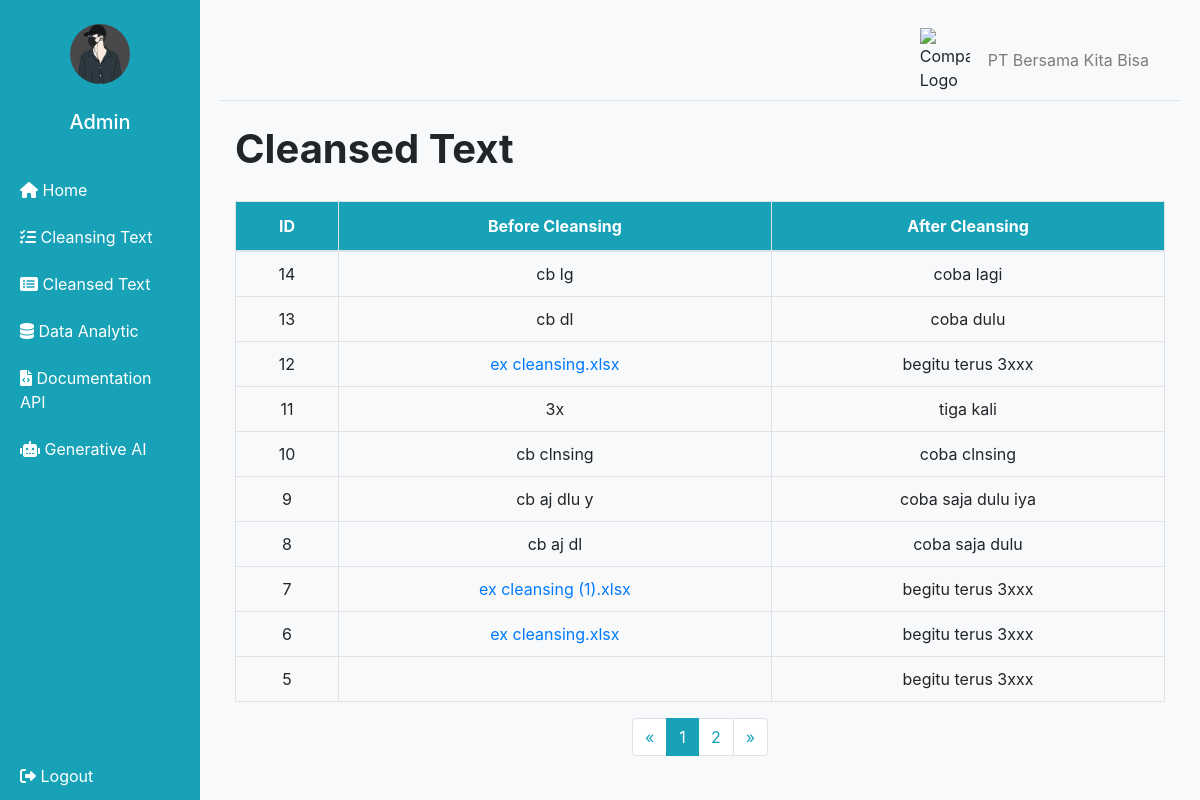
The app's page /normalisasi_list (signed in), older data.
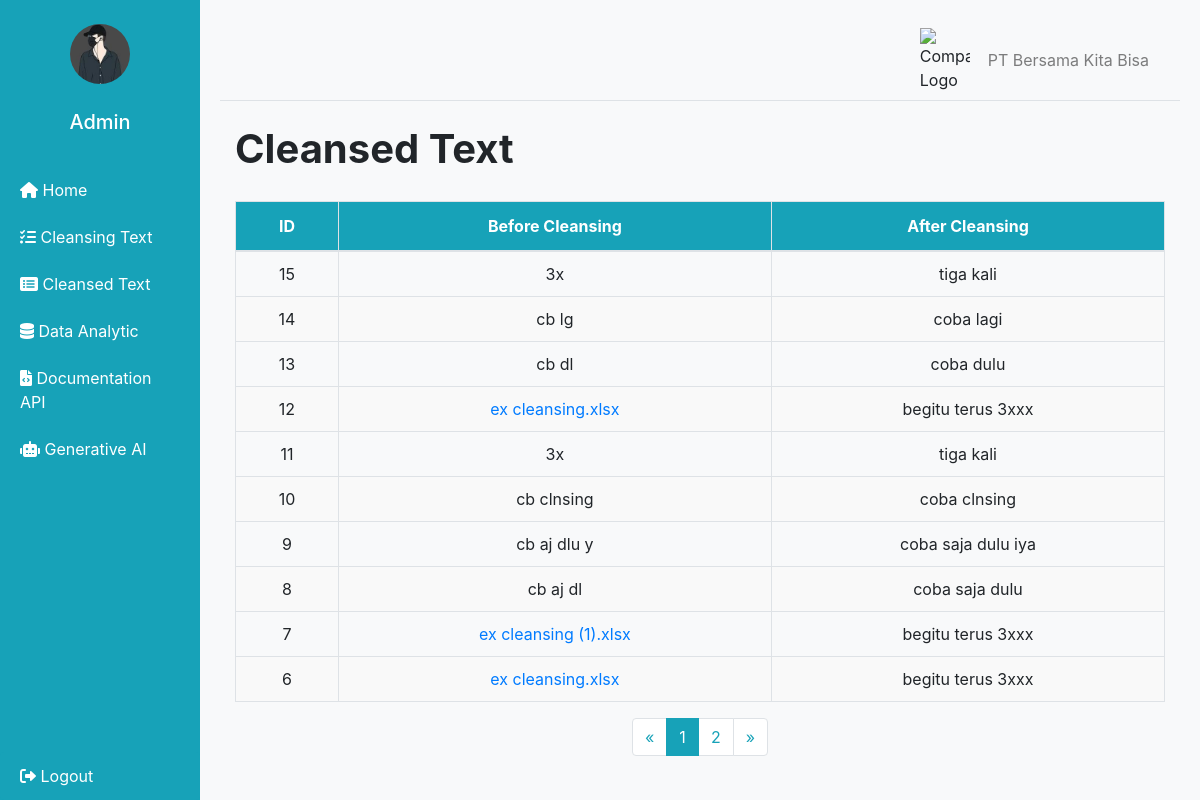
The same page, newer data.
### tables this page shows
CREATE TABLE normalisasi (
            id INTEGER PRIMARY KEY AUTOINCREMENT,
            input_text TEXT NOT NULL,
            output_text TEXT NOT NULL
        );

### app.py (the view)
@app.route('/normalisasi_list')
def normalisasi_list():
    if 'username' not in session:
        return redirect(url_for('login'))
    try:
        page, per_page, offset = get_page_args(page_parameter='page', per_page_parameter='per_page')
        conn = sqlite3.connect('normalisasi.db')
        c = conn.cursor()
        c.execute('SELECT * FROM normalisasi ORDER BY id DESC LIMIT ? OFFSET ?', (per_page, offset))
        rows = c.fetchall()
        c.execute('SELECT COUNT(*) FROM normalisasi')
        total = c.fetchone()[0]
        conn.close()
        result = []
        for row in rows:
            is_file = row[1].endswith('.txt') or row[1].endswith('.xls') or row[1].endswith('.xlsx')
            result.append({'id': row[0], 'input_text': row[1], 'output_text': row[2], 'is_file': is_file})
        pagination = Pagination(page=page, per_page=per_page, total=total, css_framework='bootstrap4')
        return render_template('normalisasi_list.html',
                               normalisasi_list=result,
                               page=page,
                               per_page=per_page,
                               pagination=pagination)
    except Exception as e:
        print(e)
        return str(e), 500

### app.py (called while the page is built)
@app.before_request
def before_request():
    if 'username' not in session and request.endpoint not in ['login', 'static']:
        return redirect(url_for('login'))

### templates/normalisasi_list.html (shortened to what this page needs)
<!DOCTYPE html>
<html lang="en">
<head>
    <link rel="stylesheet" href="https://maxcdn.bootstrapcdn.com/bootstrap/4.0.0/css/bootstrap.min.css">
    <link href="{{ url_for('static', filename='css/dashboard.css') }}" rel="stylesheet">
    <link rel="stylesheet" href="https://cdnjs.cloudflare.com/ajax/libs/font-awesome/6.0.0-beta3/css/all.min.css">
</head>
<body>
    <div class="d-flex" id="wrapper">
        <div id="sidebar-wrapper">
            <div class="sidebar-heading text-white py-4">
                <img src="{{ url_for('static', filename='img/profile.jpg') }}" alt="Profile Image" class="profile-image">
                <h5 class="mt-3">Admin</h5>
            </div>
            <div class="list-group list-group-flush">
                <a href="/" class="list-group-item list-group-item-action text-white"><i class="fas fa-home"></i> Home</a>
                <a href="/process_normalisasi" data-toggle="modal" data-target="#normalisasiModal" class="list-group-item list-group-item-action text-white"><i class="fas fa-tasks"></i> Cleansing Text</a>
                <a href="/normalisasi_list" class="list-group-item list-group-item-action text-white"><i class="fas fa-list-alt"></i> Cleansed Text</a>
                <a href="/saved_charts" class="list-group-item list-group-item-action text-white"><i class="fas fa-database"></i> Data Analytic</a>
                <a href="/documentation_api" class="list-group-item list-group-item-action text-white"><i class="fas fa-file-code"></i> Documentation API</a>
                <a href="/chat" class="list-group-item list-group-item-action text-white"><i class="fas fa-robot"></i> Generative AI</a>
            </div>
            <div>
                <a href="#" data-toggle="modal" data-target="#logoutModal" class="list-group-item list-group-item-action text-white"><i class="fas fa-sign-out-alt"></i> Logout</a>
            </div>
        </div>
        <div id="page-content-wrapper" class="container-fluid">
            <nav class="navbar navbar-expand-lg navbar-light bg-light border-bottom">
                <div class="container-fluid">
                    <div class="d-flex align-items-center w-100" style="justify-content: flex-end;">
                        <img src="{{ url_for('static', filename='img/company_logo.png') }}" alt="Company Logo" class="company-logo">
                        <span class="navbar-text ml-2">
                            PT Bersama Kita Bisa
                        </span>
                    </div>
                </div>
            </nav>
            <div class="container-fluid">
                <h1 class="mt-4">Cleansed Text</h1>
                <div class="table-responsive">
                    <table class="table table-bordered table-hover">
                        <thead>
                            <tr>
                                <th>ID</th>
                                <th>Before Cleansing</th>
                                <th>After Cleansing</th>
                            </tr>
                        </thead>
                        <tbody>
                            {% for item in normalisasi_list %}
                            <tr>
                                <td>{{ item.id }}</td>
                                <td>
                                    {% if item.is_file %}
                                    <a href="{{ url_for('download_file', filename=item.input_text) }}">{{ item.input_text }}</a>
                                    {% else %}
                                    {{ item.input_text }}
                                    {% endif %}
                                </td>
                                <td>{{ item.output_text }}</td>
                            </tr>
                            {% endfor %}
                        </tbody>
                    </table>
                </div>
                <div class="d-flex justify-content-center">
                    {{ pagination.links }}
                </div>
            </div>
        </div>
    </div>
</body>
</html>

### static/css/dashboard.css (style rules this page uses)
body { margin: 0; padding: 0; height: 100%; background-color: #f8f9fa; }
#sidebar-wrapper { min-height: 100vh; background-color: #17a2b8; color: #fff; display: flex; flex-direction: column; position: fixed; top: 0; left: 0; width: 200px; height: 100vh; overflow-y: auto; }
#wrapper { position: center; display: flex; width: 100%; align-items: stretch; }
#page-content-wrapper { padding: 20px; margin-left: 200px; width: calc(100% - 200px); }
.list-group-flush { flex-grow: 1; }
#page-content-wrapper { flex: 1; padding: 20px; }
.list-group-item { border: none; background-color: #17a2b8; color: white; }
.sidebar-heading { text-align: center; padding: 1.5rem 1.5rem; font-size: 1.25rem; display: flex; flex-direction: column; align-items: center; }
.sidebar-heading .profile-image { width: 60px; height: 60px; border-radius: 50%; margin-bottom: 10px; }
.container-fluid { position: center; }
.container-fluid h1 { font-size: 2.5rem; font-weight: 700; }
.company-logo { width: 50px; height: auto; margin-right: 10px; }

### templates/normalisasi_list.html (style rules this page uses)
.pagination a, .pagination li { color: #17a2b8 !important; }
.pagination .page-item.active .page-link { background-color: #17a2b8 !important; border-color: #17a2b8 !important; color: white !important; }
.table { margin-top: 20px; }
.table thead th { background-color: #17a2b8; color: white; text-align: center; }
.table tbody td { text-align: center; vertical-align: middle; padding: 10px; }
.table tbody tr:nth-child(even) { background-color: #f9f9f9; }

Row changes from the older to the newer data that the page shows:
no longer on this page (row unchanged): normalisasi: id "5", output_text "begitu terus 3xxx"
added normalisasi: id "15", input_text "3x", output_text "tiga kali"
